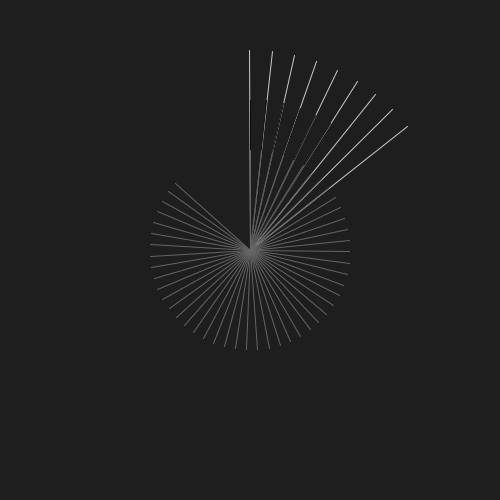
Frame 1 (no input)
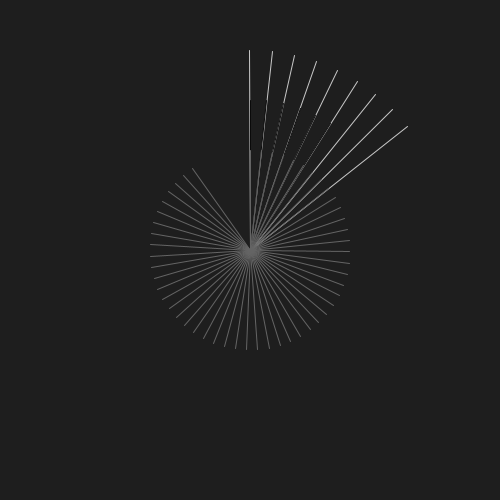
Frame 60 (the mouse pressed at the canvas centre just before this capture)
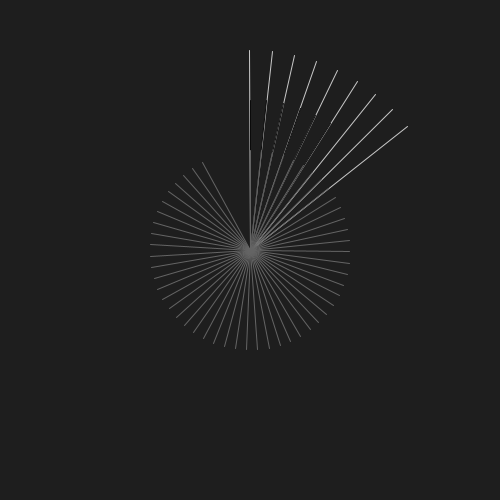
Frame 120 (the mouse held since frame 60 and released just before this capture)

The Processing sketch that drew these frames (run headless with seeded random() and noise(); from frame 60 on, the mouse is pressed at the canvas centre):

// Processing sketch: processing_120354
// ── processing_120354.pde

int x1;
int y1;
 
void setup(){
  size(500, 500);
  smooth();
  x1 = width/2;
  y1 = height/2; 
}
 
 
void draw(){
  
  background(30);
 
  // Radius
  float sRadius = 100;    // seconds
  float minRadius = 150;  // minutes
  float hRadius = 200;   // hours
     
  float sAngle = map(second(),0 , 60, -90, 275);    // seconds
  float minAngle = map(minute(),0 , 60, -90, 275);  // minutes
  float hAngle = map(hour(), 0, 28, -90, 275);      // hours

  drawArc(hAngle, 200, 200, hRadius);
  drawArc(minAngle, 10, 10, minRadius);
  drawArc(sAngle, 100, 100, sRadius);

}


void drawArc(float variable, color c1, color c2, float radius){
  
  float res = 6.5;
   
   
   // Lines

  for(float angle = -90; angle < variable; angle += res){
     
    float inter = map(angle, -90, 360, 10, 10);
     
    color c = lerpColor(c1, c2, inter);
    stroke(c);
 
    float x2 = x1 + cos(radians(angle)) * radius;
    float y2 = y1 + sin(radians(angle)) * radius;
    line(x1, y1, x2, y2);
  }
}
